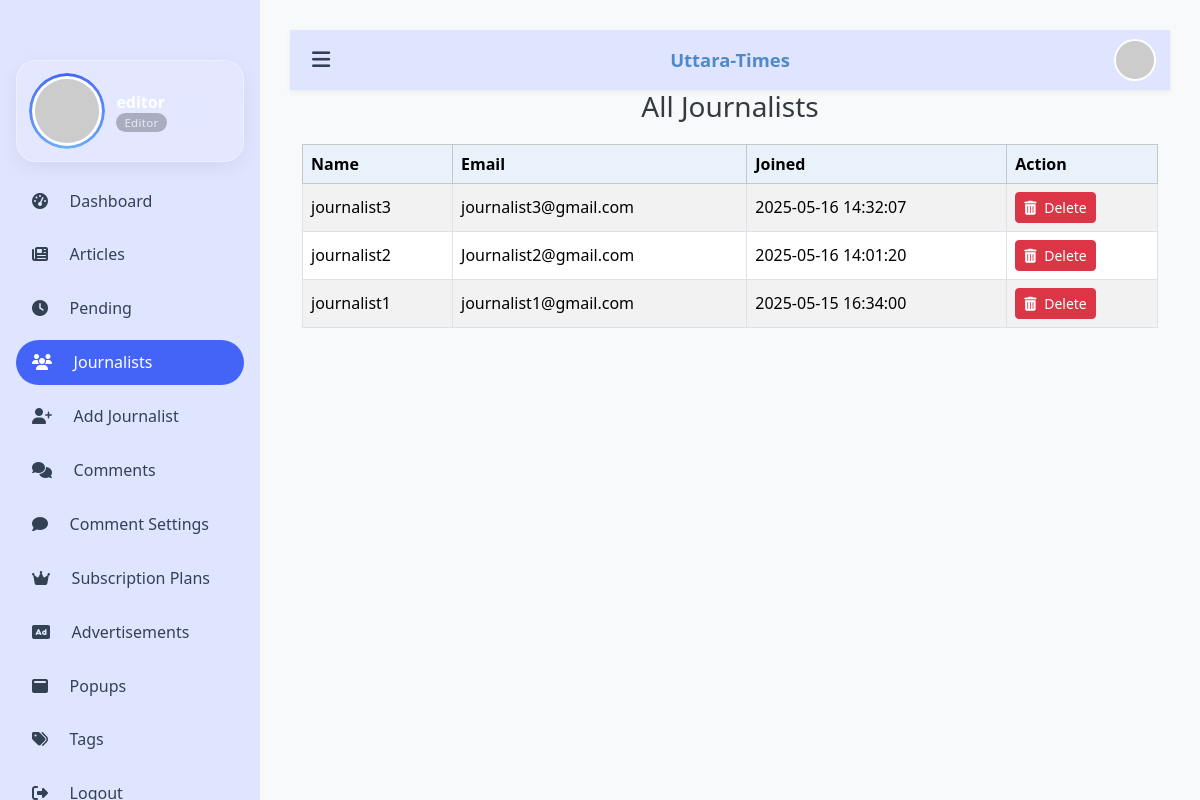
The app's page /journalists.php (signed in) with its own data.
### tables this page shows
CREATE TABLE `users` (
  `user_id` int(11) NOT NULL AUTO_INCREMENT,
  `username` varchar(50) NOT NULL,
  `email` varchar(100) NOT NULL,
  `password_hash` varchar(255) NOT NULL,
  `role` enum('journalist','editor','user') NOT NULL,
  `created_at` timestamp NOT NULL DEFAULT current_timestamp(),
  `Is_active` int(11) NOT NULL,
  PRIMARY KEY (`user_id`),
  UNIQUE KEY `username` (`username`),
  UNIQUE KEY `email` (`email`)
);

### journalists.php (the view, shortened to what this page needs)
<?php
require 'db.php';
require 'menubar3.php';
?>
<!DOCTYPE html>
<html lang="en">
<head>
    <link href="https://cdn.jsdelivr.net/npm/bootstrap@5.3.3/dist/css/bootstrap.min.css" rel="stylesheet">
    <link rel="stylesheet" href="https://cdnjs.cloudflare.com/ajax/libs/font-awesome/6.4.0/css/all.min.css">
</head>
<body>
    <div class="container">
        <h3 class="text-center">All Journalists</h3>
        <div class="table-responsive">
            <table class="table table-bordered table-hover table-striped align-middle">
                <thead class="table-light">
                    <tr>
                        <th>Name</th>
                        <th>Email</th>
                        <th>Joined</th>
                        <th>Action</th>
                    </tr>
                </thead>
                <tbody>
                    <?php
                    $stmt = $conn->prepare("SELECT user_id, username, email, created_at FROM users WHERE role = 'journalist' ORDER BY created_at DESC");
                    $stmt->execute();
                    $result = $stmt->get_result();
                    while ($row = $result->fetch_assoc()):
                    ?>
                        <tr>
                            <td><?= htmlspecialchars($row['username']) ?></td>
                            <td><?= htmlspecialchars($row['email']) ?></td>
                            <td><?= htmlspecialchars($row['created_at']) ?></td>
                            <td>
                                <form method="POST" onsubmit="return confirm('Are you sure you want to delete this journalist?');" style="display:inline;">
                                    <button type="submit" name="delete_journalist" class="btn btn-danger btn-sm">
                                        <i class="fas fa-trash-alt"></i> Delete
                                    </button>
                                </form>
                            </td>
                        </tr>
                    <?php endwhile; ?>
                </tbody>
            </table>
        </div>
    </div>
</body>
</html>

### menubar3.php (style rules this page uses)
:root { --drawer: #dfe4ff; --brand: #5089c6; --accent: #4364f7; --txt: #334155; --muted: #64748b; --navH: 60px; --gap: 20px; --drawerW: 260px; }
* { box-sizing: border-box }
@media (min-width:992px) { body.shifted { margin-left: var(--drawerW); transition: margin-left .35s cubic-bezier(.4, 0, .2, 1); } }

### journalists.php (style rules this page uses)
body { background-color: #f8f9fa; font-family: 'Segoe UI', Tahoma, Geneva, Verdana, sans-serif; margin: 0; padding: 30px; color: #343a40; }
h3 { margin-bottom: 20px; }
.table th { background-color: #e9f1fb; }
.btn-danger.btn-sm i { margin-right: 4px; }

### records on screen
users: username "journalist3", email "journalist3@gmail.com", created_at "2025-05-16 14:32:07"
users: username "journalist2", email "Journalist2@gmail.com", created_at "2025-05-16 14:01:20"
users: username "journalist1", email "journalist1@gmail.com", created_at "2025-05-15 16:34:00"

### other values on screen
$username "editor"
$role "Editor"
$label "Dashboard"
$label "Articles"
$label "Pending"
$label "Journalists"
$label "Add Journalist"
$label "Comments"
$label "Comment Settings"
$label "Subscription Plans"
$label "Advertisements"
$label "Popups"
$label "Tags"
